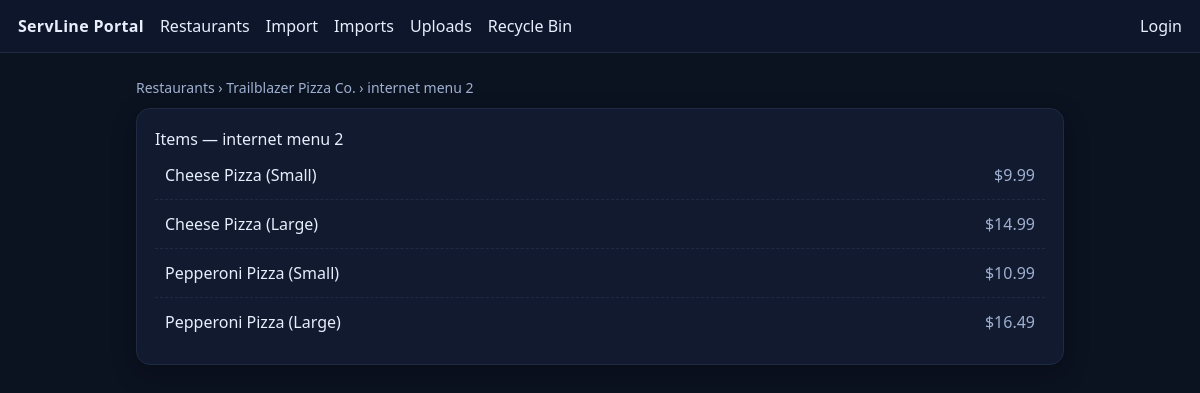
Screenshot of /menus/5/items with the database file from the repository.
### tables this page shows
CREATE TABLE restaurants (
  id INTEGER PRIMARY KEY AUTOINCREMENT,
  name TEXT NOT NULL,
  phone TEXT,
  address TEXT,
  active INTEGER NOT NULL DEFAULT 1,
  created_at TEXT NOT NULL DEFAULT (datetime('now'))
);

CREATE TABLE menus (
  id INTEGER PRIMARY KEY AUTOINCREMENT,
  restaurant_id INTEGER NOT NULL,
  name TEXT NOT NULL,
  active INTEGER NOT NULL DEFAULT 1,
  created_at TEXT NOT NULL DEFAULT (datetime('now')),
  FOREIGN KEY (restaurant_id) REFERENCES restaurants(id) ON DELETE CASCADE
);

CREATE TABLE menu_items (
  id INTEGER PRIMARY KEY AUTOINCREMENT,
  menu_id INTEGER NOT NULL,
  name TEXT NOT NULL,
  description TEXT,
  price_cents INTEGER NOT NULL,
  is_available INTEGER NOT NULL DEFAULT 1,
  created_at TEXT NOT NULL DEFAULT (datetime('now')),
  FOREIGN KEY (menu_id) REFERENCES menus(id) ON DELETE CASCADE
);

### portal/app.py (the view)
@app.get("/menus/<int:menu_id>/items")
def items_page(menu_id):
    with db_connect() as conn:
        menu = conn.execute("SELECT * FROM menus WHERE id=?", (menu_id,)).fetchone()
        if not menu:
            abort(404)
        rest = conn.execute("SELECT * FROM restaurants WHERE id=?", (menu["restaurant_id"],)).fetchone()
        items = conn.execute(
            "SELECT * FROM menu_items WHERE menu_id=? AND is_available=1 ORDER BY id", (menu_id,)
        ).fetchall()
        return render_template("items.html", restaurant=rest, menu=menu, items=items)

### portal/app.py (called while the page is built)
def db_connect():
    conn = sqlite3.connect(DB_PATH)
    conn.row_factory = sqlite3.Row
    conn.execute("PRAGMA foreign_keys = ON;")
    return conn

### portal/templates/items.html (shortened to what this page needs)
{% extends "base.html" %}
{% block content %}
  <p class="crumbs">
    <a href="/restaurants">Restaurants</a> ›
    <a href="/restaurants/{{ restaurant.id }}/menus">{{ restaurant.name }}</a> ›
    {{ menu.name }}
  </p>
  <div class="card">
    <h1>Items — {{ menu.name }}</h1>
    <ul class="list">
      {% for it in items %}
        <li class="row">
          <div>
            <div>{{ it.name }}</div>
          </div>
          <div class="muted">
            ${{ '%.2f'|format(it.price_cents/100) }}
          </div>
        </li>
      {% endfor %}
    </ul>
  </div>
{% endblock %}

### portal/templates/base.html (style rules this page uses)
:root { --bg:#0b1220; --panel:#111a2f; --ink:#e8eefc; --muted:#9fb0d1; --line:#1f2a44; }
* { box-sizing: border-box; }
html,body { height:100%; margin:0; font-family:system-ui,-apple-system,Segoe UI,Roboto,Helvetica,Arial,sans-serif; background:var(--bg); color:var(--ink); }
a { color:#b7cdfb; text-decoration:none; }
.card { background:var(--panel); border:1px solid var(--line); border-radius:14px; padding:18px; box-shadow:0 8px 24px rgba(0,0,0,.25); }
.list { margin:0; padding:0; list-style:none; }
.row { display:flex; align-items:center; justify-content:space-between; padding:12px 10px; border-bottom:1px dashed var(--line); }
.row:last-child { border-bottom:none; }
.crumbs { color:var(--muted); margin:0 0 10px; font-size:14px; }
h1,h2 { margin:0 0 10px; }
.muted { color:var(--muted); }

### rows the page displays
restaurants: name "Trailblazer Pizza Co."
menus: name "internet menu 2"
menu_items: name "Cheese Pizza (Small)", it.price_cents/100 "9.99"
menu_items: name "Cheese Pizza (Large)", it.price_cents/100 "14.99"
menu_items: name "Pepperoni Pizza (Small)", it.price_cents/100 "10.99"
menu_items: name "Pepperoni Pizza (Large)", it.price_cents/100 "16.49"
